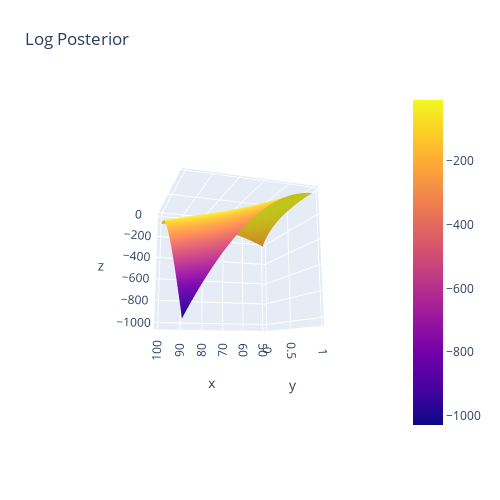

The code cell stored with this chart in its notebook:
### Code cell
a = np.linspace(50, 100, 1000)
b = np.linspace(0, 1, 100)

X, Y = np.meshgrid(a, b)
Z = ln_likelihood(z,H_z,shz,X,Y)       # H0=X;  OmegaMass=Y
z_data = pd.DataFrame(Z)


fig = go.Figure(data=[go.Surface(z=z_data.values,x=a,y=b)])
#fig.update_traces(contours_z=dict(show=True, usecolormap=True,highlightcolor="limegreen", project_z=True))
fig.update_layout(title='Log Posterior', 
                autosize=False,
                scene_camera_eye=dict(x=1, y=3, z=-0.64),
                width=500, height=500,
                margin=dict(l=65, r=50, b=65, t=90)
                )
fig.show()

### Figure 1 — Plotly figure (JSON) as saved in the notebook; plotly's stock layout.template omitted (floating-point values rounded to 4 significant figures; data arrays with more than 128 entries replaced by an {"elided": "..."} marker saying what was removed)
{"data": [{"type": "surface", "x": {"elided": "1000 float values"}, "y": [0.0, 0.0101, 0.0202, 0.0303, 0.0404, 0.05051, 0.06061, 0.07071, 0.08081, 0.09091, 0.101, 0.1111, 0.1212, 0.1313, 0.1414, 0.1515, 0.1616, 0.1717, 0.1818, 0.1919, 0.202, 0.2121, 0.2222, 0.2323, 0.2424, 0.2525, 0.2626, 0.2727, 0.2828, 0.2929, 0.303, 0.3131, 0.3232, 0.3333, 0.3434, 0.3535, 0.3636, 0.3737, 0.3838, 0.3939, 0.404, 0.4141, 0.4242, 0.4343, 0.4444, 0.4545, 0.4646, 0.4747, 0.4848, 0.4949, 0.5051, 0.5152, 0.5253, 0.5354, 0.5455, 0.5556, 0.5657, 0.5758, 0.5859, 0.596, 0.6061, 0.6162, 0.6263, 0.6364, 0.6465, 0.6566, 0.6667, 0.6768, 0.6869, 0.697, 0.7071, 0.7172, 0.7273, 0.7374, 0.7475, 0.7576, 0.7677, 0.7778, 0.7879, 0.798, 0.8081, 0.8182, 0.8283, 0.8384, 0.8485, 0.8586, 0.8687, 0.8788, 0.8889, 0.899, 0.9091, 0.9192, 0.9293, 0.9394, 0.9495, 0.9596, 0.9697, 0.9798, 0.9899, 1.0], "z": {"elided": "100x1000 float values"}}], "layout": {"autosize": false, "height": 500, "margin": {"b": 65, "l": 65, "r": 50, "t": 90}, "scene": {"camera": {"eye": {"x": 1, "y": 3, "z": -0.64}}}, "title": {"text": "Log Posterior"}, "width": 500}}
